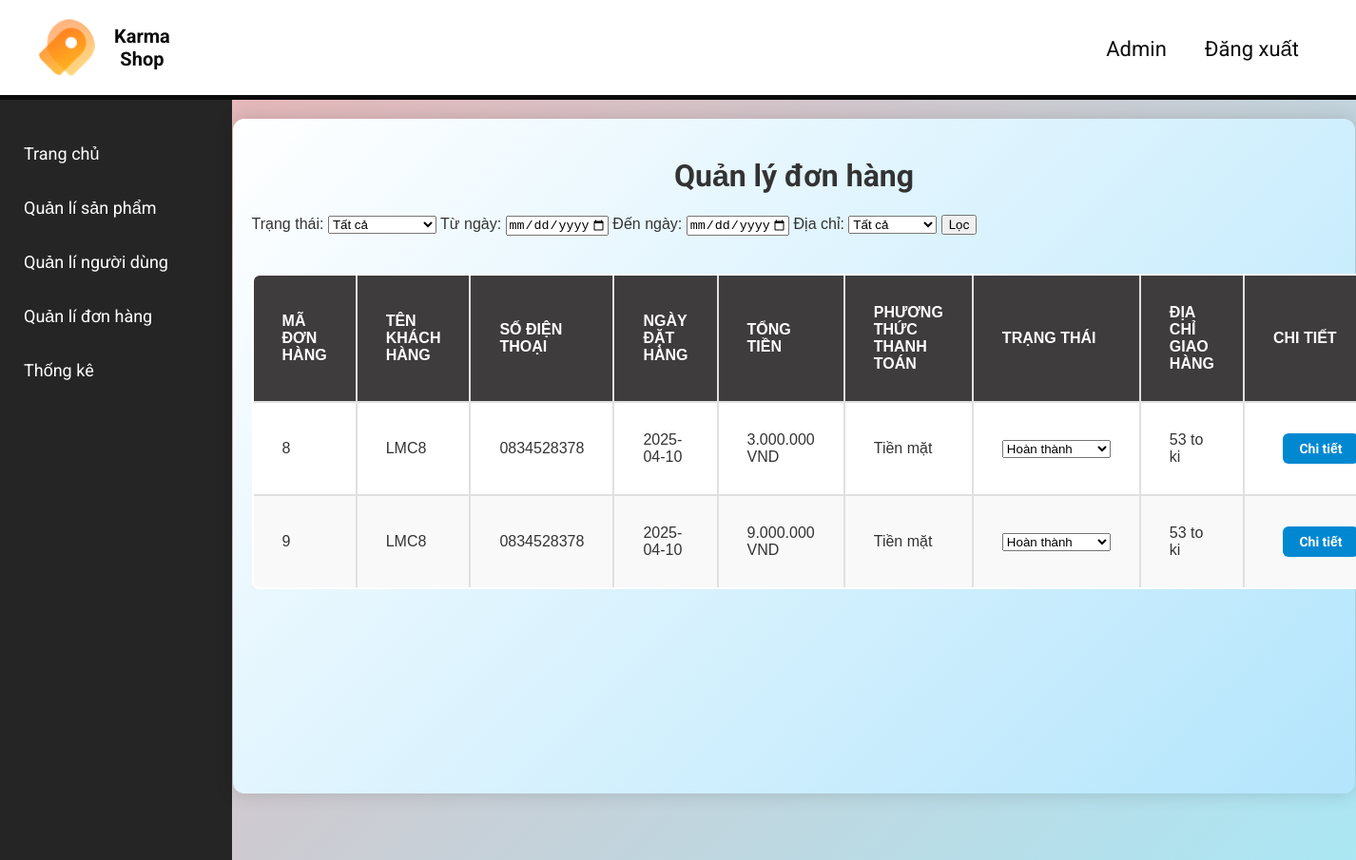
Screenshot of /ManageCustomerOrder.php?address=53 to ki (signed in) with the database file from the repository.
### tables this page shows
CREATE TABLE `donhang` (
  `iddonhang` int(11) NOT NULL,
  `idKH` int(11) NOT NULL,
  `ngaymua` date DEFAULT NULL,
  `tongtien` decimal(10,2) DEFAULT NULL CHECK (`tongtien` >= 0),
  `trangthai` varchar(50) DEFAULT 'Chưa xác nhận',
  `diachi` text DEFAULT NULL,
  `sdt` varchar(15) DEFAULT NULL,
  `ghichu` text DEFAULT NULL,
  `phuongthucthanhtoan` varchar(50) NOT NULL DEFAULT 'Chưa xác định',
  `ngaycapnhat` timestamp NOT NULL DEFAULT current_timestamp() ON UPDATE current_timestamp()
);

CREATE TABLE `kh` (
  `idKH` int(11) NOT NULL,
  `diachi` varchar(255) DEFAULT NULL,
  `sdt` varchar(15) DEFAULT NULL,
  `email` varchar(255) NOT NULL,
  `dob` date NOT NULL,
  `tenkh` varchar(255) NOT NULL,
  `password` varchar(255) NOT NULL,
  `ngaydangky` date DEFAULT NULL,
  `status` tinyint(1) DEFAULT 1
);

### ManageCustomerOrder.php (the view, shortened to what this page needs)
<?php
$servername = "localhost";
$username = "root";
$password = "";
$database = "test";
$conn = new mysqli($servername, $username, $password, $database);
$statusFilter = $_GET['status'] ?? 'all';
$fromDate = $_GET['from-date'] ?? '';
$toDate = $_GET['to-date'] ?? '';
$addressFilter = $_GET['address'] ?? 'all';
$query = "SELECT donhang.*, kh.tenkh, kh.sdt FROM donhang
          LEFT JOIN kh ON donhang.idKH = kh.idKH
          WHERE 1=1";
$params = [];
$paramTypes = "";
if ($addressFilter !== 'all') {
    $query .= " AND donhang.diachi LIKE ?";
    $paramTypes .= "s";
    $params[] = '%' . $addressFilter . '%';
}
$query .= " ORDER BY donhang.ngaymua DESC";
$stmt = $conn->prepare($query);
if (!empty($paramTypes)) {
    $stmt->bind_param($paramTypes, ...$params);
}
if (!$stmt->execute()) {
    die("Lỗi execute: " . $stmt->error);
}
$result = $stmt->get_result();
?>
<!DOCTYPE html>
<html lang="vi">
<head>
    <link rel="stylesheet" href="css/ManageCustomerOrder.css">
</head>
<body>
<header style="background-color: rgb(255,255,255); color: #0b0b0b; padding: 20px 40px; display: flex; align-items: center; justify-content: space-between; font-size: 28px; border-bottom: 5px solid #0b0b0b;">
    <div style="flex: 0; display: flex; align-items: center;">
        <img src="img/fav.png" alt="Karma Logo" style="width: 60px; height: 60px; border-radius: 50%; margin-right: 20px;">
        <h1 style="margin: 0; font-size: 20px;">Karma Shop</h1>
    </div>
    <nav style="flex: 1; text-align: center">
        <ul style="list-style: none; display: flex; justify-content: right; margin: 0; padding: 0;">
            <li style="margin: 0 20px;"><a href="admin.html" style="color: #0b0b0b; text-decoration: none; font-size: 22px;">Admin</a></li>
            <li style="margin: 0 20px;"><a href="dangxuatadmin.html" style="color: #0b0b0b; text-decoration: none; font-size: 22px;">Đăng xuất</a></li>
        </ul>
    </nav>
</header>
<div class="admin-container">
    <?php include 'sidebar.php'; ?>
    <div class="dashboard-container">
        <h1>Quản lý đơn hàng</h1>
        <form method="GET" class="filter-section">
            <label for="status">Trạng thái:</label>
            <select id="status" name="status">
                <option value="all" <?php if ($statusFilter == 'all') echo 'selected'; ?>>Tất cả</option>
            </select>
            <label for="from-date">Từ ngày:</label>
            <input type="date" id="from-date" name="from-date" min="2000-01-01" max="2099-12-31"
                   value="<?php echo htmlspecialchars($fromDate); ?>">
            <label for="to-date">Đến ngày:</label>
            <input type="date" id="to-date" name="to-date" min="2000-01-01" max="2099-12-31"
                   value="<?php echo htmlspecialchars($toDate); ?>">
            <label for="address">Địa chỉ:</label>
            <select id="address" name="address">
                <option value="all" <?php if ($addressFilter == 'all') echo 'selected'; ?>>Tất cả</option>
            </select>
            <button type="submit">Lọc</button>
        </form>
        <table>
            <thead>
            <tr>
                <th>Mã Đơn hàng</th>
                <th>Tên Khách hàng</th>
                <th>Số Điện Thoại</th>
                <th>Ngày Đặt hàng</th>
                <th>Tổng tiền</th>
                <th>Phương thức thanh toán</th>
                <th>Trạng thái</th>
                <th>Địa chỉ giao hàng</th>
                <th>Chi Tiết</th>
            </tr>
            </thead>
            <tbody>
            <?php
            if (mysqli_num_rows($result) > 0) {
                while ($row = mysqli_fetch_assoc($result)) { ?>
                    <tr>
                        <td><?php echo htmlspecialchars($row['iddonhang']); ?></td>
                        <td><?php echo htmlspecialchars($row['tenkh'] ?? 'Khách vãng lai'); ?></td>
                        <td><?php echo htmlspecialchars($row['sdt']); ?></td>
                        <td><?php echo htmlspecialchars($row['ngaymua']); ?></td>
                        <td><?php echo number_format($row['tongtien'], 0, ',', '.'); ?> VND</td>
                        <td><?php echo htmlspecialchars($row['phuongthucthanhtoan']); ?></td>
                        <td>
                            <select class="update-status" data-order-id="<?php echo $row['iddonhang']; ?>">
                                <option value="Hoàn thành" <?php if (trim($row['trangthai']) == 'Hoàn thành') echo 'selected'; ?>>Hoàn thành</option>
                            </select>
                        </td>
                        <td><?php echo htmlspecialchars($row['diachi']); ?></td>
                        <td>
                            <a href="viewdetail.php?id=<?php echo $row['iddonhang']; ?>" class="view-details-btn">Chi tiết</a>
                        </td>
                    </tr>
                    <?php
                }
            } else { ?>
                <tr>
                    <td colspan="9" style="text-align: center; font-weight: bold; color: red;">Không có đơn hàng nào</td>
                </tr>
            <?php } ?>
            </tbody>
        </table>
    </div>
</div>
</body>
</html>

### css/ManageCustomerOrder.css (style rules this page uses)
.admin-container { display: flex !important; min-height: 100vh !important; }
body { font-family: 'Roboto', sans-serif; }
h1, h6, p, a, button, .single-features, .product-details { font-family: 'Roboto', sans-serif; }
body { font-family: 'Poppins', sans-serif; background: linear-gradient(135deg, #efafaf, #abe7f4); margin: 0; padding: 0; color: #333; }
.dashboard-container { width: 80%; margin: 20px auto; padding: 20px; background: linear-gradient(135deg, #ffffff, #b3e5fc); border-radius: 12px; box-shadow: 0 0 20px rgba(0, 0, 0, 0.15); padding-bottom: 50px; margin-bottom: 70px; }
table { width: 100%; border-collapse: collapse; margin-top: 40px; background-color: #ffffff; border-radius: 8px; overflow: hidden; }
table, th, td { border: 2px solid #e0e0e0; }
th, td { padding: 30px; text-align: left; }
th { background-color: #3e3c3c; color: #ffffff; text-transform: uppercase; }
tr:nth-child(even) td { background-color: #f9f9f9; }
tr:nth-child(odd) td { background-color: #ffffff; }
.view-details-btn { background-color: #0288d1; color: white; padding: 8px 15px; border-radius: 6px; width: 50px; text-decoration: none; font-size: 14px; font-weight: bold; text-align: center; margin-left: 10px; display: inline-block; transition: background-color 0.3s ease, transform 0.2s ease; cursor: pointer; }
h1 { text-align: center; }

### rows the page displays
donhang: iddonhang "8", idKH.tenkh "LMC8", idKH.sdt "0834528378", ngaymua "2025-04-10", tongtien "3.000.000", phuongthucthanhtoan "Tiền mặt", trangthai+iddonhang "Hoàn thành", diachi "53 to ki"
donhang: iddonhang "9", idKH.tenkh "LMC8", idKH.sdt "0834528378", ngaymua "2025-04-10", tongtien "9.000.000", phuongthucthanhtoan "Tiền mặt", trangthai+iddonhang "Hoàn thành", diachi "53 to ki"
